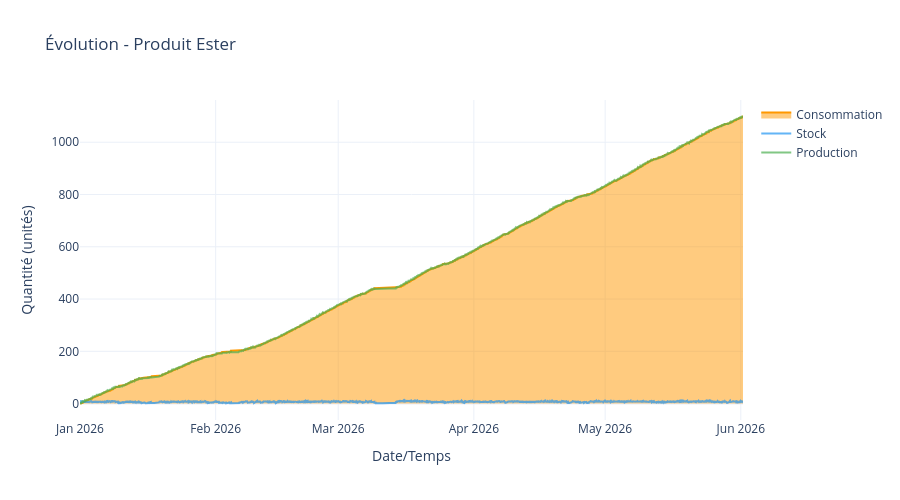

Notebook code for this chart:
### Code cell
# Voir l'évolution temporelle d'un produit
dashboard.afficher_bilan_produit('Ester')

### Figure 1 — Plotly figure (JSON) as saved in the notebook; plotly's stock layout.template omitted (floating-point values rounded to 4 significant figures; data arrays with more than 128 entries replaced by an {"elided": "..."} marker saying what was removed)
{"data": [{"fill": "tozeroy", "line": {"color": "#FF9800", "width": 2}, "mode": "lines", "name": "Consommation", "opacity": 0.7, "type": "scatter", "x": {"elided": "10897 str values"}, "y": {"elided": "10897 float values"}}, {"line": {"color": "#2196F3", "width": 2}, "mode": "lines", "name": "Stock", "opacity": 0.7, "type": "scatter", "x": {"elided": "10897 str values"}, "y": {"elided": "10897 float values"}}, {"line": {"color": "#4CAF50", "width": 2}, "mode": "lines", "name": "Production", "opacity": 0.7, "type": "scatter", "x": {"elided": "10897 str values"}, "y": {"elided": "10897 float values"}}], "layout": {"height": 500, "hovermode": "x unified", "title": {"text": "Évolution - Produit Ester"}, "xaxis": {"anchor": "y", "domain": [0, 1], "title": {"text": "Date/Temps"}}, "yaxis": {"anchor": "x", "domain": [0, 1], "title": {"text": "Quantité (unités)"}}}}
